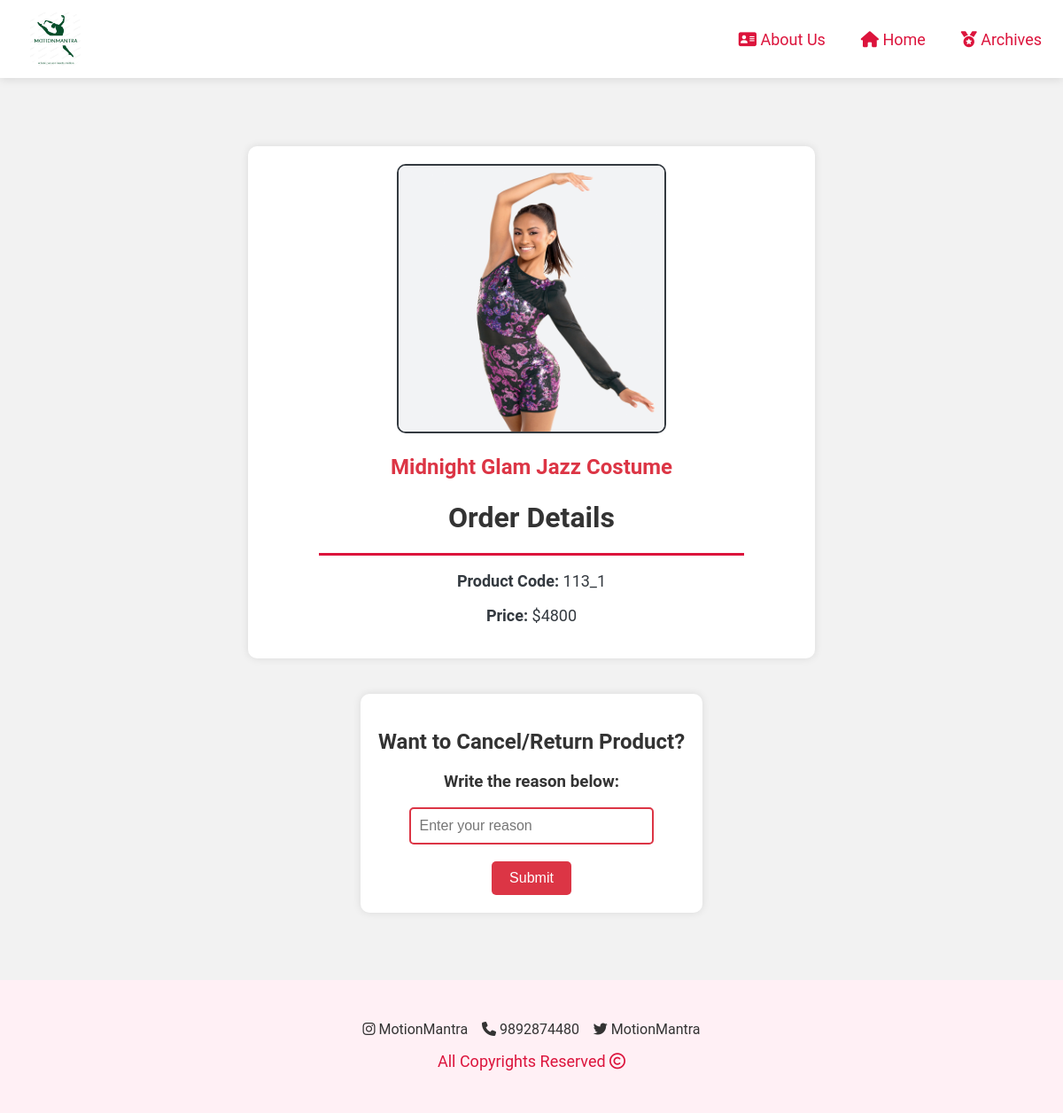
/Merchandise/order_info.php?id=70, run on the app's committed database.
### tables this page shows
CREATE TABLE `order_items` (
  `Id` int(11) NOT NULL,
  `Name` varchar(200) NOT NULL,
  `Category` varchar(100) NOT NULL,
  `Price` varchar(255) NOT NULL,
  `Image` varchar(500) NOT NULL,
  `Order_id` int(11) NOT NULL,
  `User_email` varchar(255) NOT NULL,
  `Product_code` varchar(1000) NOT NULL,
  `Refund_status` varchar(255) DEFAULT '-'
);

### Merchandise/order_info.php (the view, shortened to what this page needs)
<?php
$servername = "localhost";
$username = "root";
$password = "";
$dbname = "merchandise";
$conn = new mysqli($servername, $username, $password, $dbname);
?>
<html>
    <head><title>Product Detailes</title>
    </head>
    <body>
        <header>
            <span>
            <img id="logo" src="images/logo.png">
            </span>
            <nav>
                <a href="about us.php"><i class="fa-solid fa-address-card"></i> About Us</a>&nbsp&nbsp&nbsp&nbsp
                <a href="home.php"><i class="fa-solid fa-home"></i> Home</a>&nbsp&nbsp&nbsp&nbsp
                <a href="archives.php"><i class="fa-solid fa-medal"></i> Archives </a>
            </nav>
        </header><br><br><br>
        <?php
$id = $_GET['id'];
$result2 = $conn->query("SELECT * FROM order_items WHERE Id='$id'");
while ($product = $result2->fetch_assoc()) {
    echo "<div class='product-container'>";
    echo "<img src='" . $product['Image'] . "' class='product-image'>";
    echo "<p class='product-name'>" . $product['Name'] . "</p>";
    echo "<h1>Order Details</h1>";
    echo "<hr class='separator'>";
    echo "<p class='product-details'> <strong>Product Code:</strong> " . $product['Product_code'] . "</p>";
    echo "<p class='product-details'><strong>Price:</strong> $" . $product['Price'] . "</p>";
    echo "</div>";
}
?>
<div class="return-container">
    <form class="return-form" action="cancel.php">
        <h2>Want to Cancel/Return Product?</h2>
        <h3>Write the reason below:</h3>
        <input type="text" name="return" placeholder="Enter your reason" class="reason-input">
        <br><br>
        <input type="submit" value="Submit" class="submit-btn">
    </form>
</div>
 <footer>
        <p>
            <i class="fa-brands fa-instagram"></i> MotionMantra &nbsp;&nbsp;
            <i class="fa-solid fa-phone"></i> 9892874480 &nbsp;&nbsp;
            <i class="fa-brands fa-twitter"></i> MotionMantra
        </p>
        <p id="copyright">All Copyrights Reserved <i class="fa-regular fa-copyright"></i></p>
    </footer>
</body>
</html>

### Merchandise/order_info.php (style rules this page uses)
body { font-family: 'Roboto', sans-serif; background-color: #f2f2f2; color: #333; margin: 0; padding: 0; }
header { background: #fff; padding: 14px; display: flex; align-items: center; justify-content: space-between; box-shadow: 0 2px 10px rgba(0, 0, 0, 0.1); }
#logo { height: 60px; margin-left: 20px; border-radius: 20%; }
nav a { color: crimson; font-size: 18px; text-decoration: none; margin: 0 10px; transition: all 0.3s; }
hr { border: none; height: 2.5px; background-color: #d32f2f; width: 50%; margin: auto; }
.product-container { text-align: center; padding: 20px; background: white; width: 50%; margin: 20px auto; border-radius: 10px; box-shadow: 0px 0px 10px rgba(0, 0, 0, 0.1); }
.product-image { height: 300px; width: 300px; border-radius: 10px; border: 2px solid #343a40; }
.product-name { font-size: 24px; font-weight: bold; color: #dc3545; }
.separator { border: none; height: 2.5px; background: crimson; margin: 10px auto; width: 80%; }
.product-details { font-size: 18px; color: #343a40; }
.return-container { text-align: center; margin-top: 20px; padding: 20px; }
.return-form { display: inline-block; background: white; padding: 20px; border-radius: 10px; box-shadow: 0px 0px 10px rgba(0, 0, 0, 0.1); }
.reason-input { width: 80%; padding: 10px; border: 2px solid #dc3545; border-radius: 5px; font-size: 16px; }
.submit-btn { padding: 10px 20px; background: #dc3545; color: white; border: none; border-radius: 5px; cursor: pointer; transition: 0.3s; font-size: 16px; }
footer { background: lavenderblush; padding: 30px; text-align: center; margin-top: 40px; }
#copyright { font-size: 18px; color: crimson; margin-top: 10px; }

### data on the page
order_items: Image (picture), Name "Midnight Glam Jazz Costume", Product_code "113_1", Price "4800"
